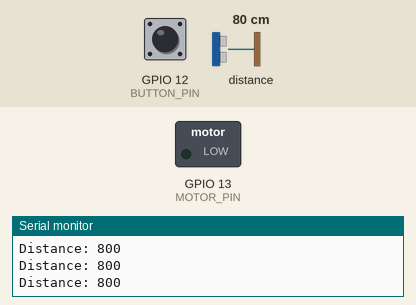
A sketch run on a simulated ESP32. Shown: switched loads named in the sketch (green lamp = pin HIGH), the last lines printed to the serial monitor. The test bench sets the inputs (shaded band); at power-on: distance to the obstacle 80 cm, GPIO 12 (BUTTON_PIN) HIGH. WiFi joins after 1.5 s; servers stay silent unless stated; uploads are accepted with an empty reply; the camera gives no picture.

Above: at 3.0 s.
3.1 s: distance to the obstacle set to 2 cm
At 3.33 s:
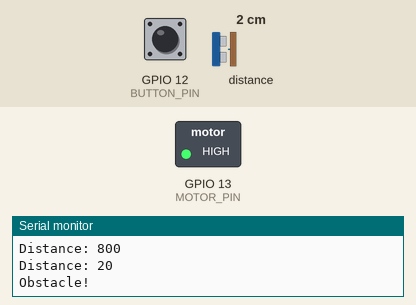
6.1 s: GPIO 12 (BUTTON_PIN) pulled LOW for 1 s
10.1 s: distance to the obstacle set to 60 cm
11.6 s: distance to the obstacle set to 47 cm
At 14.7 s:
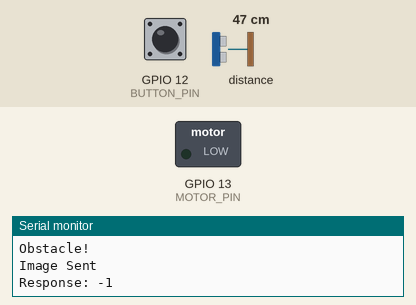
Timing chart, 0 to 15.6 s (numbered marks = the images above; inputs shaded):
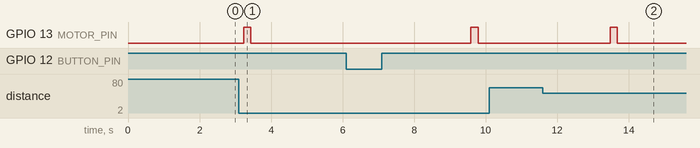

Measured:
- after the input at 3.1 s, GPIO 13 (MOTOR_PIN): LOW → HIGH after 0.14 s, → LOW 0.20 s later
- after the input at 11.6 s, GPIO 13 (MOTOR_PIN): LOW → HIGH after 1.9 s, → LOW 0.20 s later

The sketch:

esp32_camera_code.ino
```cpp
#include "esp_camera.h"
#include <WiFi.h>
#include <HTTPClient.h>
#include <Wire.h>
#include <VL53L0X.h>

// ================= WIFI =================
const char* ssid = "SAI";
const char* password = "Sai@1234";

// ================= SERVER =================
String serverUrl = "http://10.37.156.72:8080/upload";
// ================= PINS =================
#define BUTTON_PIN 12
#define MOTOR_PIN 13
#define SDA_PIN 14
#define SCL_PIN 15

// ================= SENSOR =================
VL53L0X sensor;

// ================= CAMERA CONFIG =================
#define PWDN_GPIO_NUM     32
#define RESET_GPIO_NUM    -1
#define XCLK_GPIO_NUM      0
#define SIOD_GPIO_NUM     26
#define SIOC_GPIO_NUM     27
#define Y9_GPIO_NUM       35
#define Y8_GPIO_NUM       34
#define Y7_GPIO_NUM       39
#define Y6_GPIO_NUM       36
#define Y5_GPIO_NUM       21
#define Y4_GPIO_NUM       19
#define Y3_GPIO_NUM       18
#define Y2_GPIO_NUM        5
#define VSYNC_GPIO_NUM    25
#define HREF_GPIO_NUM     23
#define PCLK_GPIO_NUM     22

// ================= SETUP =================
void setup() {
  Serial.begin(115200);

  pinMode(BUTTON_PIN, INPUT_PULLUP);
  pinMode(MOTOR_PIN, OUTPUT);
  digitalWrite(MOTOR_PIN, LOW);

  // I2C
  Wire.begin(SDA_PIN, SCL_PIN);

  // Sensor init
  if (!sensor.init()) {
    Serial.println("VL53L0X not detected!");
    while (1);
  }
  sensor.setTimeout(500);
  sensor.startContinuous();

  // Camera init
  camera_config_t config;
  config.ledc_channel = LEDC_CHANNEL_0;
  config.ledc_timer = LEDC_TIMER_0;
  config.pin_d0 = Y2_GPIO_NUM;
  config.pin_d1 = Y3_GPIO_NUM;
  config.pin_d2 = Y4_GPIO_NUM;
  config.pin_d3 = Y5_GPIO_NUM;
  config.pin_d4 = Y6_GPIO_NUM;
  config.pin_d5 = Y7_GPIO_NUM;
  config.pin_d6 = Y8_GPIO_NUM;
  config.pin_d7 = Y9_GPIO_NUM;
  config.pin_xclk = XCLK_GPIO_NUM;
  config.pin_pclk = PCLK_GPIO_NUM;
  config.pin_vsync = VSYNC_GPIO_NUM;
  config.pin_href = HREF_GPIO_NUM;
  config.pin_sccb_sda = SIOD_GPIO_NUM;
  config.pin_sccb_scl = SIOC_GPIO_NUM;
  config.pin_pwdn = PWDN_GPIO_NUM;
  config.pin_reset = RESET_GPIO_NUM;
  config.xclk_freq_hz = 20000000;
  config.pixel_format = PIXFORMAT_JPEG;

  config.frame_size = FRAMESIZE_VGA;
  config.jpeg_quality = 12;
  config.fb_count = 1;

  esp_camera_init(&config);

  // WiFi connect
  WiFi.begin(ssid, password);
  Serial.print("Connecting WiFi");
  while (WiFi.status() != WL_CONNECTED) {
    delay(500);
    Serial.print(".");
  }

  Serial.println("\nWiFi Connected");
}

// ================= SEND IMAGE =================
void sendImage() {
  camera_fb_t * fb = esp_camera_fb_get();

  if (!fb) {
    Serial.println("Camera failed");
    return;
  }

  WiFiClient client;
  HTTPClient http;

  http.begin(client, serverUrl);

  String boundary = "----123456789";
  http.addHeader("Content-Type", "multipart/form-data; boundary=" + boundary);

  String bodyStart = "--" + boundary + "\r\n";
  bodyStart += "Content-Disposition: form-data; name=\"file\"; filename=\"image.jpg\"\r\n";
  bodyStart += "Content-Type: image/jpeg\r\n\r\n";

  String bodyEnd = "\r\n--" + boundary + "--\r\n";

  int totalLen = bodyStart.length() + fb->len + bodyEnd.length();
  http.addHeader("Content-Length", String(totalLen));

  WiFiClient * stream = http.getStreamPtr();

  http.POST("");

  stream->print(bodyStart);
  stream->write(fb->buf, fb->len);
  stream->print(bodyEnd);

  Serial.println("Image Sent");

  int responseCode = http.GET();
  Serial.print("Response: ");
  Serial.println(responseCode);

  String response = http.getString();
  Serial.println(response);

  esp_camera_fb_return(fb);
  http.end();
}

// ================= LOOP =================
void loop() {

  int distance = sensor.readRangeContinuousMillimeters();

  Serial.print("Distance: ");
  Serial.println(distance);

  // 🔴 OBSTACLE DETECTED
  if (distance < 500) {
    Serial.println("Obstacle!");

    // Vibration
    digitalWrite(MOTOR_PIN, HIGH);
    delay(200);
    digitalWrite(MOTOR_PIN, LOW);

    // Capture + send
    sendImage();

    delay(3000);
  }

  // 🔘 BUTTON TRIGGER
  if (digitalRead(BUTTON_PIN) == LOW) {
    Serial.println("Button Pressed");

    sendImage();
    delay(2000);
  }

  delay(200);
}
```
